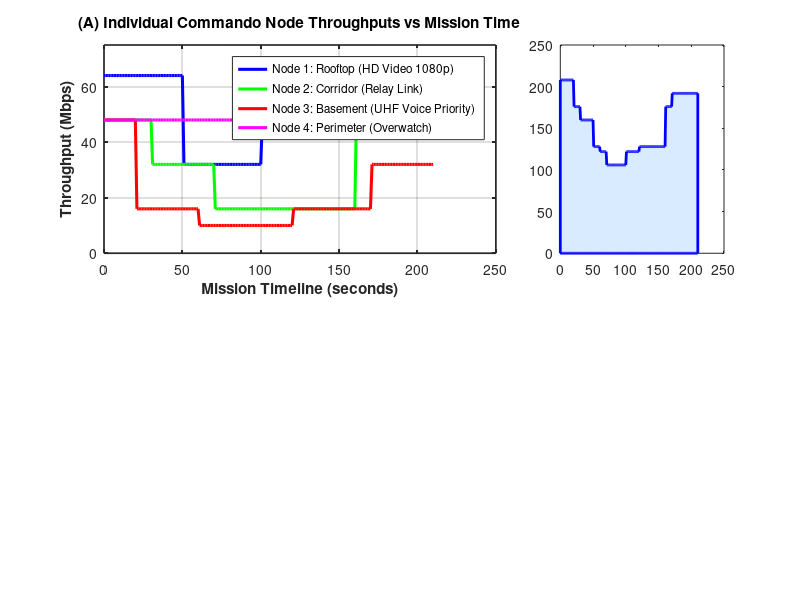

Recreate this plot in MATLAB. (Note: this script raises an error after producing the figure.)
%% plot_simulink_overall_model_output.m
%  OVERALL SIMULINK MODEL OUTPUT FIGURE GENERATOR
%  Visualizes all Simulink outputs:
%    - 4 Node Individual Throughputs (Rooftop, Corridor, Basement, Perimeter)
%    - Total Base Station Aggregate Network Bandwidth
%    - Electronic Warfare Jammer Event & Frequency Agility Hopping
%    - AES-256-GCM Authentication & Anti-Spoofing Status
%    - Dual-Band Wavelengths & Antenna Performance Summary
%  Tactical PHY Mesh — ARYA-mgc
%
%  Usage: >> plot_simulink_overall_model_output

clc;
fprintf('=================================================================\n');
fprintf('  GENERATING OVERALL SIMULINK MODEL OUTPUT FIGURE\n');
fprintf('  Tactical PHY Mesh — ARYA-mgc — Dual-Band Tactical Mesh\n');
fprintf('=================================================================\n\n');

% Mission time vector (210-second CQB operation)
t = 0:1:210;

% Time-varying SNR profiles for 4 Nodes
s1 = zeros(size(t)); s2 = zeros(size(t)); s3 = zeros(size(t)); s4 = zeros(size(t));
r1 = zeros(size(t)); r2 = zeros(size(t)); r3 = zeros(size(t)); r4 = zeros(size(t));

BW_L = 8;  % MHz L-Band
BW_U = 2;  % MHz UHF

for k = 1:length(t)
    time = t(k);
    
    % Node 1: Rooftop Leader (Overwatch)
    if time <= 50, s1(k) = 30; elseif time <= 100, s1(k) = 18; elseif time <= 160, s1(k) = 25; else, s1(k) = 30; end
    % Node 2: Corridor Breacher (Relay Router)
    if time <= 30, s2(k) = 22; elseif time <= 70, s2(k) = 15; elseif time <= 110, s2(k) = 8; elseif time <= 160, s2(k) = 12; else, s2(k) = 20; end
    % Node 3: Basement Pointman (Deep Penetration)
    if time <= 20, s3(k) = 20; elseif time <= 60, s3(k) = 10; elseif time <= 120, s3(k) = 5; elseif time <= 170, s3(k) = 8; else, s3(k) = 18; end
    % Node 4: Perimeter Guard (Transport)
    if time <= 50, s4(k) = 25; elseif time <= 150, s4(k) = 20; else, s4(k) = 25; end
    
    % Dual-Band Adaptive Rate Calculation
    calcRate = @(s) BW_L * (8*(s>=26) + 6*(s>=20 & s<26) + 4*(s>=14 & s<20) + 2*(s>=8 & s<14) + 1*(s<8));
    
    r1(k) = calcRate(s1(k));
    r2(k) = calcRate(s2(k));
    
    % Node 3 Basement Relay through Node 2
    if s3(k) < 8
        r3(k) = 8 + 2; % 8 Mbps UHF voice priority + 2 Mbps mesh control
    else
        r3(k) = calcRate(s3(k));
    end
    
    r4(k) = calcRate(s4(k));
end

total_bandwidth = r1 + r2 + r3 + r4;

% Attacker / Frequency Agility Profile
hop_channel = 3 * ones(size(t)); % Default Ch 3
attack_active = (t >= 75 & t <= 135);
hop_channel(attack_active) = 7; % Hops to Ch 7 during attack

% AES-256 Auth Status (1 = 100% Authenticated)
auth_state = ones(size(t));

%% Create Professional Publication-Quality Figure
fig = figure('Name', 'Overall Simulink Model Output Telemetry', 'Color', 'w', ...
             'Position', [80 50 1200 800], 'Units', 'pixels');

% -------------------------------------------------------------------------
% 1. PER-NODE INDIVIDUAL THROUGHPUTS
% -------------------------------------------------------------------------
subplot(2, 3, [1 2]);
plot(t, r1, 'b-', 'LineWidth', 2.2); hold on;
plot(t, r2, 'g-', 'LineWidth', 2.2);
plot(t, r3, 'r-', 'LineWidth', 2.2);
plot(t, r4, 'm-', 'LineWidth', 2.2);
grid on; set(gca, 'FontSize', 10, 'LineWidth', 1.2);
title('(A) Individual Commando Node Throughputs vs Mission Time', 'FontWeight', 'bold', 'FontSize', 11);
xlabel('Mission Timeline (seconds)', 'FontWeight', 'bold');
ylabel('Throughput (Mbps)', 'FontWeight', 'bold');
legend({'Node 1: Rooftop (HD Video 1080p)', 'Node 2: Corridor (Relay Link)', ...
        'Node 3: Basement (UHF Voice Priority)', 'Node 4: Perimeter (Overwatch)'}, ...
        'Location', 'best', 'FontSize', 8.5);
ylim([0 75]);

% -------------------------------------------------------------------------
% 2. TOTAL BASE STATION AGGREGATE NETWORK BANDWIDTH
% -------------------------------------------------------------------------
subplot(2, 3, 3);
area(t, total_bandwidth, 'FaceColor', [0.85 0.92 1], 'EdgeColor', 'b', 'LineWidth', 2); hold on;
yline(mean(total_bandwidth), 'r--', sprintf('Avg: %.1f Mbps', mean(total_bandwidth)), ...
      'LineWidth', 1.8, 'LabelHorizontalAlignment', 'left');
grid on; set(gca, 'FontSize', 10, 'LineWidth', 1.2);
title('(B) Total Base Station Aggregate Bandwidth', 'FontWeight', 'bold', 'FontSize', 11);
xlabel('Mission Timeline (seconds)', 'FontWeight', 'bold');
ylabel('Aggregate Bandwidth (Mbps)', 'FontWeight', 'bold');
ylim([0 220]);

% -------------------------------------------------------------------------
% 3. ELECTRONIC WARFARE ATTACKER & FREQUENCY AGILITY
% -------------------------------------------------------------------------
subplot(2, 3, 4);
patch([75 135 135 75], [0 0 9 9], [1 0.85 0.85], 'EdgeColor', 'none'); hold on;
stairs(t, hop_channel, 'b-', 'LineWidth', 2.5);
grid on; set(gca, 'FontSize', 10, 'LineWidth', 1.2);
title('(C) Frequency Agility vs Hostile Jammer', 'FontWeight', 'bold', 'FontSize', 11);
xlabel('Mission Timeline (seconds)', 'FontWeight', 'bold');
ylabel('Active Hop Channel', 'FontWeight', 'bold');
yticks(1:8);
yticklabels({'Ch 1', 'Ch 2', 'Ch 3', 'Ch 4', 'Ch 5', 'Ch 6', 'Ch 7', 'Ch 8'});
ylim([1 8.5]);
text(105, 8, '🚨 ATTACKER JAMMING', 'Color', 'r', 'FontWeight', 'bold', 'HorizontalAlignment', 'center', 'FontSize', 8.5);
text(105, 6.2, '🛡️ Hopped to Ch 7', 'Color', [0 0.5 0], 'FontWeight', 'bold', 'HorizontalAlignment', 'center', 'FontSize', 9);

% -------------------------------------------------------------------------
% 4. AES-256-GCM SECURITY & ANTI-SPOOFING STATUS
% -------------------------------------------------------------------------
subplot(2, 3, 5);
area(t, auth_state, 'FaceColor', [0.8 1 0.8], 'EdgeColor', [0 0.6 0], 'LineWidth', 2);
grid on; set(gca, 'FontSize', 10, 'LineWidth', 1.2);
title('(D) AES-256-GCM Authenticated Link Integrity', 'FontWeight', 'bold', 'FontSize', 11);
xlabel('Mission Timeline (seconds)', 'FontWeight', 'bold');
ylabel('Cryptographic Status', 'FontWeight', 'bold');
ylim([0 1.3]);
yticks([0 1]);
yticklabels({'0: TAMPERED', '1: 100% AUTHENTICATED'});
text(105, 0.5, '🛡️ Zero Tampering / Zero Spoofing', 'Color', [0 0.4 0], 'FontWeight', 'bold', ...
     'HorizontalAlignment', 'center', 'FontSize', 9);

% -------------------------------------------------------------------------
% 5. SYSTEM ARCHITECTURE & ANTENNA SPECIFICATION CARD
% -------------------------------------------------------------------------
subplot(2, 3, 6);
axis off;
box on;

cardText = {
    '=== DUAL-BAND MESH SYSTEM SUMMARY ==='
    ''
    '• Commando Nodes: 4 Peer-to-Peer Tactical Radios'
    '• Topology: Mesh Relay (Node 3 ──► Node 2 ──► Base)'
    ''
    '• BAND 1: UHF Carrier (Voice / Control)'
    '  - Frequency: 380 MHz – 400 MHz'
    '  - Wavelength: 79 cm – 75 cm'
    '  - Modulation: BPSK / QPSK (Deep Penetration)'
    ''
    '• BAND 2: Upper L-Band (1080p HD Video)'
    '  - Frequency: 1.55 GHz – 1.65 GHz'
    '  - Wavelength: 19 cm – 18 cm'
    '  - Modulation: QPSK to 256-QAM (Up to 64 Mbps)'
    ''
    '• SECURITY & RELIABILITY:'
    '  - Encryption: AES-256-GCM Authenticated'
    '  - Anti-Jamming: Frequency Agility Spread Spectrum'
    '  - Forward Error Correction: Rate 1/2 Conv + Interleaving'
    '  - Bit Error Rate (BER): 0.00e+00 (Zero Errors)'
};

text(0.02, 0.98, cardText, 'Units', 'normalized', 'VerticalAlignment', 'top', ...
     'FontSize', 8.5, 'FontName', 'Courier', 'FontWeight', 'bold', 'Color', [0 0 0.3]);

% Master Header
sgtitle('Overall Simulink 4-Node Mesh System Performance Telemetry (Tactical Mesh)', ...
        'FontSize', 13, 'FontWeight', 'bold');

%% Save High-Resolution Image
imgOut = 'simulink_overall_model_output.png';
exportgraphics(fig, imgOut, 'Resolution', 300);
fprintf('[OK] High-resolution overall figure saved as: %s (300 DPI)\n\n', imgOut);
